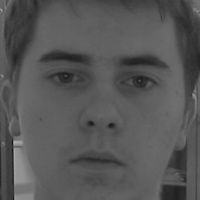
#> input picture FacialRecognition/faces/1.jpg, 200 x 200 px
$ python -i FaceRecognition.py   (imports and definitions only)
#> lines starting #> are read from the running program, lines starting #| are printed output that depends on the picture; after the words box and inside, x2 and y2 are one past the last pixel; in counts of white or black regions, pixels touching at a corner belong together
#> further down, picture is the input picture: shape (200, 200, 3); min 20, max 179, mean 86.6
import cv2
import pathlib

from os import listdir

face_classifier = cv2.CascadeClassifier('haarcascade_frontalface_default.xml')
list = []
namelist = []
currentDirectory = pathlib.Path('./TrainedFaces/')

model = cv2.face.LBPHFaceRecognizer_create()
# [1 line not run here, left out]
class Name_confidance:
    person_name = ''
    confidence = 0

def face_detector(img):
    gray = cv2.cvtColor(img, cv2.COLOR_BGR2GRAY)
    faces = face_classifier.detectMultiScale(gray, 1.3, 5)
#> faces = [[17, 13, 167, 167]]
    if faces is ():
        return img, []

    for (x, y, w, h) in faces:
        cv2.rectangle(img, (x, y), (x + w, y + h), (0, 255, 255), 2)
        roi = img[y:y + h, x:x + w]
        roi = cv2.resize(roi, (200, 200))
        return img, roi
#> this loop made 1 pass
#> pass 1, in face_detector, `roi = img[y:y + h, x:x + w]`:
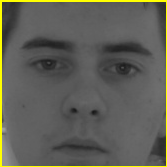
#> roi: shape (167, 167, 3); mean B, G, R 86.3, 95.4, 95.4
#> after the loop:
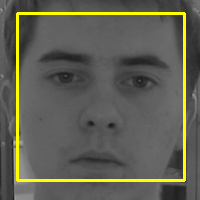
#> img: shape (200, 200, 3); 5% of pixels changed, all inside (x1, y1, x2, y2) = (16, 12, 186, 182)

# [1 line not run here, left out]
image = 0
# [40 lines not run here, left out]

>>> import cv2
>>> picture = cv2.imread('faces/1.jpg')
>>> result = face_detector(picture)

$ run again, on FacialRecognition/faces/100.jpg
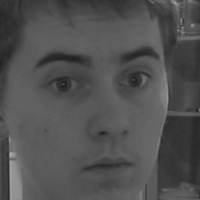
#> input picture FacialRecognition/faces/100.jpg, 200 x 200 px
#> picture is the input picture: shape (200, 200, 3); min 30, max 180, mean 81
#> faces = [[18, 11, 174, 174]]
#> the loop in face_detector, `for (x, y, w, h) in faces:` made 1 pass
#> pass 1, in face_detector, `roi = img[y:y + h, x:x + w]`:
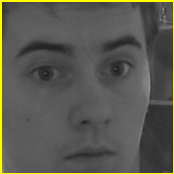
#> roi: shape (174, 174, 3); mean B, G, R 80, 88.7, 88.7
#> after the loop in face_detector, `for (x, y, w, h) in faces:`:
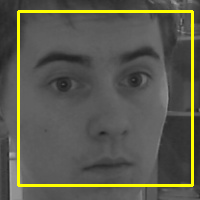
#> img: shape (200, 200, 3); 5.21% of pixels changed, all inside (x1, y1, x2, y2) = (17, 10, 194, 187)
